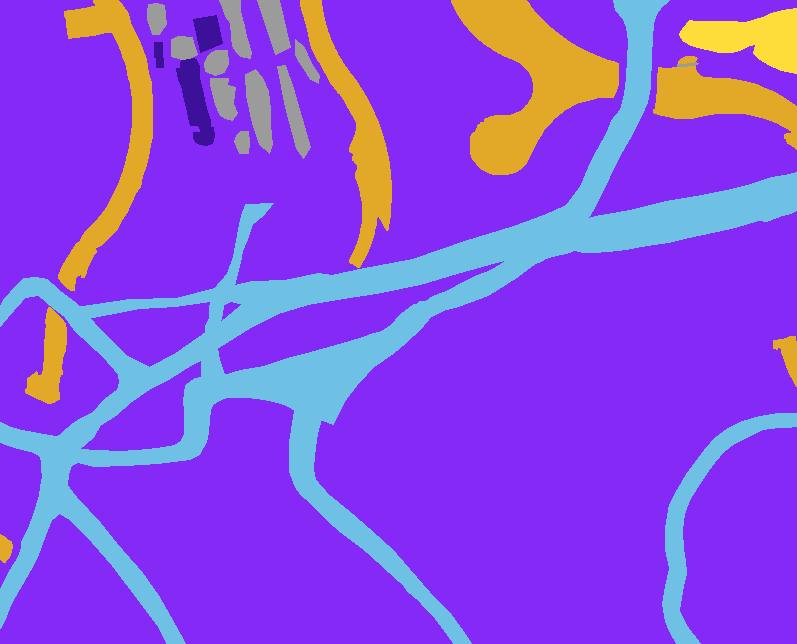
#> input picture Semantic segmentation dataset/Tile 1/masks/image_part_001.png, 797 x 644 px, found by its file name
$ python prepare_maskrcnn_dataset.py
#> lines starting #> are read from the running program, lines starting #| are printed output that depends on the picture; after the words box and inside, x2 and y2 are one past the last pixel; in counts of white or black regions, pixels touching at a corner belong together
"""
prepare_maskrcnn_dataset.py - Mask R-CNN Instance Dataset Preparation
Converts semantic building masks into instance annotations with:
- Bounding boxes [x1, y1, x2, y2]
- Simplified instance polygon contours for dynamic mask rasterization
- Spatial tile-aware split (Train: Tiles 1-5, Val: Tiles 6-7, Test: Tile 8)
- Reusable PyTorch BuildingInstanceDataset for training and evaluation
"""

from __future__ import annotations

import json
import shutil
from pathlib import Path
from typing import Dict, List, Optional, Tuple

import cv2
import numpy as np
import torch
from torch.utils.data import Dataset

PROJECT_ROOT = Path(__file__).resolve().parent
DATASET_DIR_NAME = "Semantic segmentation dataset"
BUILDING_COLOR = (60, 16, 152)
MASKRCNN_DATASET_DIR = PROJECT_ROOT / "maskrcnn_dataset"


def find_dataset_root(start: Path | None = None) -> Path:
    if start is None:
        start = PROJECT_ROOT
    candidates = [start, *start.parents]
    for base in candidates:
        cand = base / DATASET_DIR_NAME
        if cand.exists() and (cand / "classes.json").exists():
            return cand
    for base in candidates:
        for match in base.rglob(DATASET_DIR_NAME):
            if match.is_dir() and (match / "classes.json").exists():
                return match
    raise FileNotFoundError(f"Could not locate '{DATASET_DIR_NAME}' under {start}")


def extract_instance_polygons(mask_rgb: np.ndarray, min_area: int = 20) -> List[Dict]:
    diff = np.abs(mask_rgb.astype(np.int32) - np.array(BUILDING_COLOR, dtype=np.int32))
    bldg_binary = (np.sum(diff, axis=-1) == 0).astype(np.uint8) * 255

    num_labels, labels, stats, _ = cv2.connectedComponentsWithStats(bldg_binary, connectivity=8)
    instances = []
    h, w = bldg_binary.shape[:2]

    for lbl in range(1, num_labels):
        area = int(stats[lbl, cv2.CC_STAT_AREA])
        if area < min_area:
            continue

        comp_mask = (labels == lbl).astype(np.uint8) * 255
        cnts, _ = cv2.findContours(comp_mask, cv2.RETR_EXTERNAL, cv2.CHAIN_APPROX_SIMPLE)
        if not cnts:
            continue

        for cnt in cnts:
            c_area = cv2.contourArea(cnt)
            if c_area < min_area:
                continue

            # Bounding box
            x, y, bw, bh = cv2.boundingRect(cnt)
            x1 = max(0, x)
            y1 = max(0, y)
            x2 = min(w - 1, x + bw)
            y2 = min(h - 1, y + bh)
            if x2 <= x1 or y2 <= y1:
                continue

            # Simplified polygon contour
            eps = 0.005 * cv2.arcLength(cnt, True)
            approx = cv2.approxPolyDP(cnt, eps, True)
            poly_pts = approx.squeeze().tolist()
            if len(poly_pts) < 3:
                continue

            instances.append({
                "bbox": [x1, y1, x2, y2],
                "area": float(c_area),
                "polygon": poly_pts,
            })

    return instances


def prepare_dataset():
    root = find_dataset_root()
    print(f"Building Mask R-CNN dataset from: {root}", flush=True)

    splits = {
        "train": [f"Tile {i}" for i in range(1, 6)],
        "val": [f"Tile {i}" for i in range(6, 8)],
        "test": ["Tile 8"],
    }

    images_base = MASKRCNN_DATASET_DIR / "images"
    annos_base = MASKRCNN_DATASET_DIR / "annotations"
    images_base.mkdir(parents=True, exist_ok=True)
    annos_base.mkdir(parents=True, exist_ok=True)

    split_summary = {}

    for split_name, tile_names in splits.items():
        print(f"\nProcessing '{split_name}' split ({len(tile_names)} tiles)...", flush=True)
        split_img_dir = images_base / split_name
        split_img_dir.mkdir(parents=True, exist_ok=True)

        records = []
        total_instances = 0
        img_id = 0

        for t_name in tile_names:
            tile_dir = root / t_name
            t_img_dir = tile_dir / "images"
            t_msk_dir = tile_dir / "masks"
            if not t_img_dir.exists() or not t_msk_dir.exists():
                continue

            img_files = sorted([p for p in t_img_dir.iterdir() if p.suffix.lower() in {".jpg", ".jpeg", ".png"}])

            for img_p in img_files:
                img_id += 1
                dst_img_p = split_img_dir / img_p.name
                shutil.copy2(img_p, dst_img_p)

                msk_p = t_msk_dir / f"{img_p.stem}.png"
                if not msk_p.exists():
                    candidates = list(t_msk_dir.glob(f"{img_p.stem}.*"))
                    if candidates:
                        msk_p = candidates[0]
                    else:
                        continue

                msk_bgr = cv2.imread(str(msk_p))
#> msk_bgr is the input picture: shape (644, 797, 3); mean B, G, R 225.3, 74.9, 136.6
                h, w = msk_bgr.shape[:2]
#> h = 644; w = 797
                msk_rgb = cv2.cvtColor(msk_bgr, cv2.COLOR_BGR2RGB)

                instances = extract_instance_polygons(msk_rgb, min_area=20)
#> in extract_instance_polygons, `diff = np.abs(mask_rgb.astype(np.int32) - np.array(BUILDING_COLOR, dty..`:
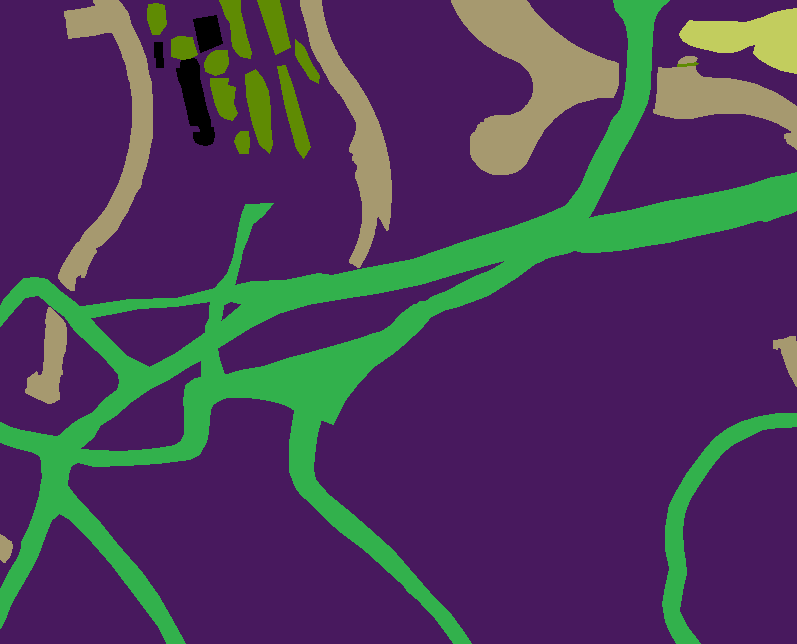
#> diff: shape (644, 797, 3) int32; mean R, G, B 76.6, 58.9, 90.7
#> in extract_instance_polygons, `bldg_binary = (np.sum(diff, axis=-1) == 0).astype(np.uint8) * 255`:
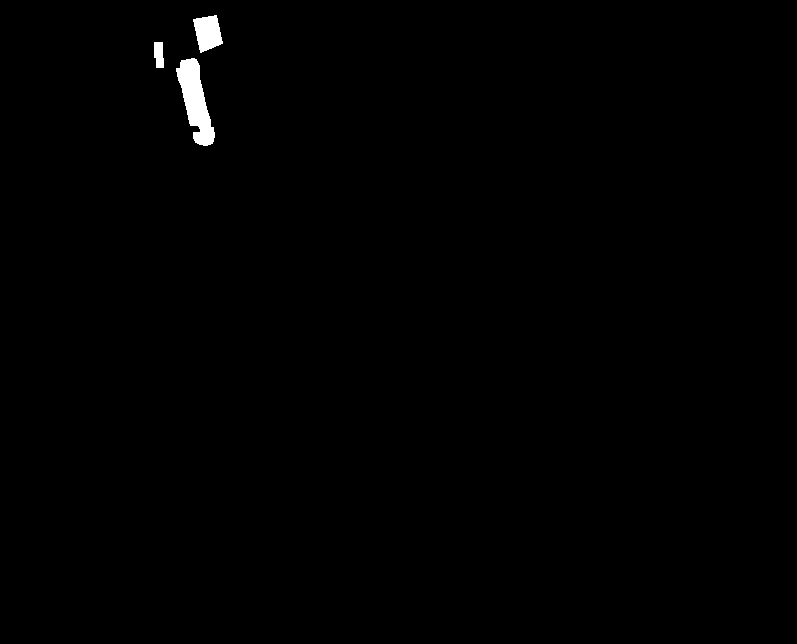
#> bldg_binary: shape (644, 797); 0.54% white; 3 white regions, box (x1, y1, x2, y2) and area: (176, 58, 215, 146) 1773, (193, 15, 223, 53) 782, (154, 42, 164, 68) 224
#> in extract_instance_polygons, `num_labels, labels, stats, _ = cv2.connectedComponentsWithStats(bldg_b..`: labels: shape (644, 797) int32; 4 distinct labels, from 0 to 3
#> in extract_instance_polygons, `num_labels, labels, stats, _ = cv2.connectedComponentsWithStats(bldg_b..`: num_labels = 4; stats = [[0, 0, 797, 644, 510489], [193, 15, 30, 38, 782], [154, 42, 10, 26, 224], [176, 58, 39, 88, 1773]]
#> the loop in extract_instance_polygons, `for lbl in range(1, num_labels):` made 3 passes
#> area on passes 1 to 3: 782, 224, 1773
#> pass 1, in extract_instance_polygons, `comp_mask = (labels == lbl).astype(np.uint8) * 255`:
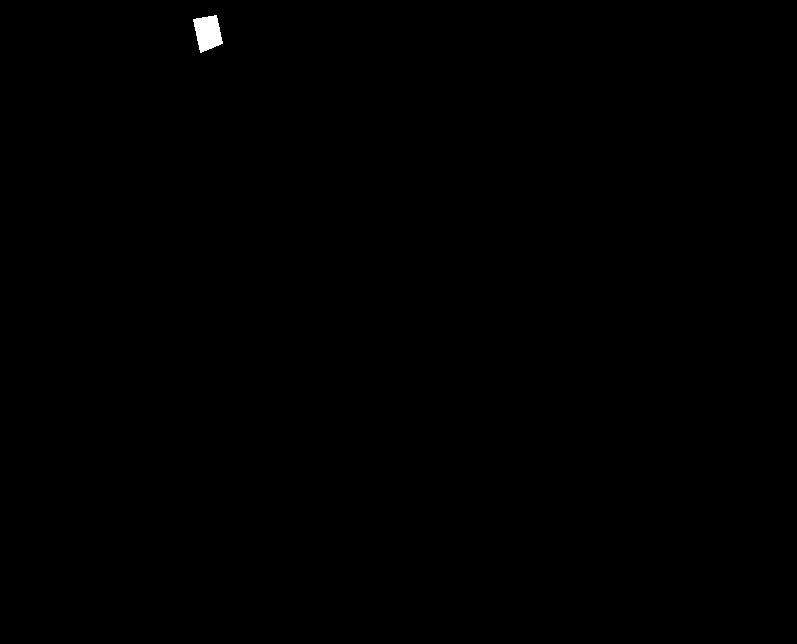
#> comp_mask: shape (644, 797); 0.15% white; 1 white region, box (x1, y1, x2, y2) and area: (193, 15, 223, 53) 782
#> pass 2, in extract_instance_polygons, `comp_mask = (labels == lbl).astype(np.uint8) * 255`:
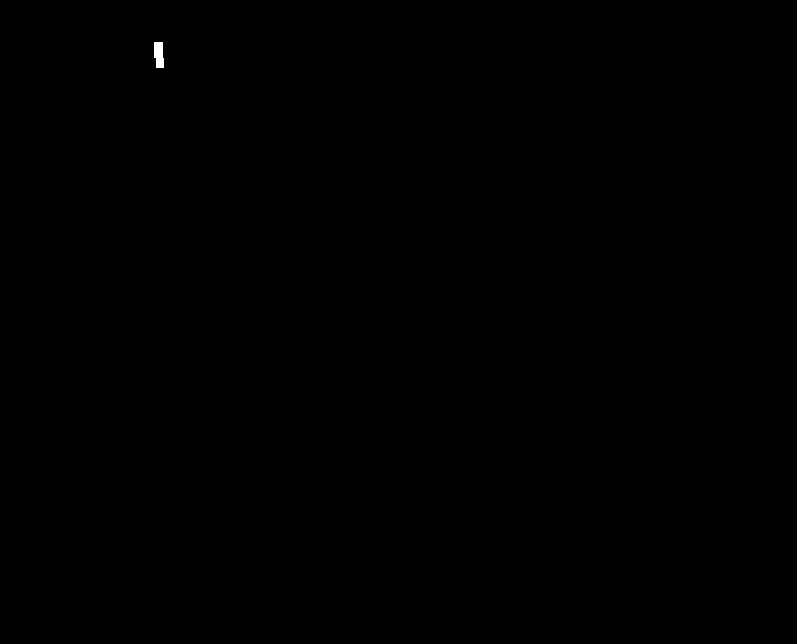
#> comp_mask: shape (644, 797); 0.04% white; 1 white region, box (x1, y1, x2, y2) and area: (154, 42, 164, 68) 224
#> pass 3, in extract_instance_polygons, `comp_mask = (labels == lbl).astype(np.uint8) * 255`:
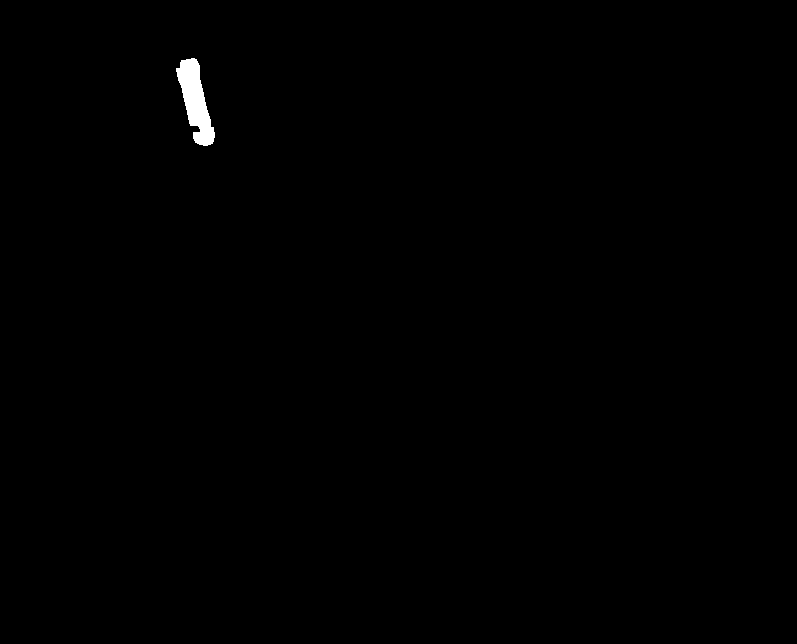
#> comp_mask: shape (644, 797); 0.35% white; 1 white region, box (x1, y1, x2, y2) and area: (176, 58, 215, 146) 1773
#> after the loop in extract_instance_polygons, `for lbl in range(1, num_labels):`: instances = 3 items
#> instances = 3 items
                total_instances += len(instances)
#> total_instances = 3

                records.append({
                    "id": img_id,
                    "file_name": img_p.name,
                    "width": w,
                    "height": h,
                    "tile": t_name,
                    "instances": instances,
                })

        anno_file = annos_base / f"{split_name}.json"
        with anno_file.open("w", encoding="utf-8") as f:
            json.dump({
                "split": split_name,
                "tiles": tile_names,
                "total_images": len(records),
                "total_instances": total_instances,
                "images": records,
            }, f, indent=2)

        split_summary[split_name] = {
            "tiles": tile_names,
            "images": len(records),
            "instances": total_instances,
            "anno_path": str(anno_file),
        }
        print(f"  {split_name.upper()}: {len(records)} images, {total_instances} instances -> {anno_file.name}", flush=True)

    print("\n" + "=" * 60, flush=True)
    print("MASK R-CNN DATASET PREPARATION COMPLETE", flush=True)
    for k, v in split_summary.items():
        print(f"  {k:<6}: {v['images']:<2} images | {v['instances']:<4} building instances", flush=True)
    print("=" * 60, flush=True)


class BuildingInstanceDataset(Dataset):
    """
    PyTorch Dataset for Mask R-CNN.
    Loads images and rasterizes instance polygons into individual binary masks.
    """

    # [16 lines left out: function __init__, not called in this run]

    def __len__(self) -> int:
        return len(self.records)

    # [72 lines left out: function __getitem__, not called in this run]


def collate_fn(batch):
    return tuple(zip(*batch))


if __name__ == "__main__":
    prepare_dataset()
